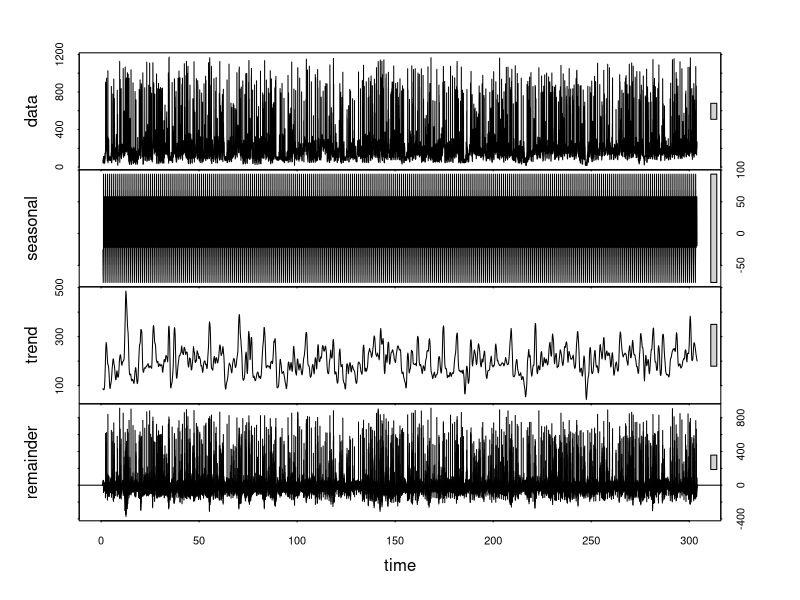
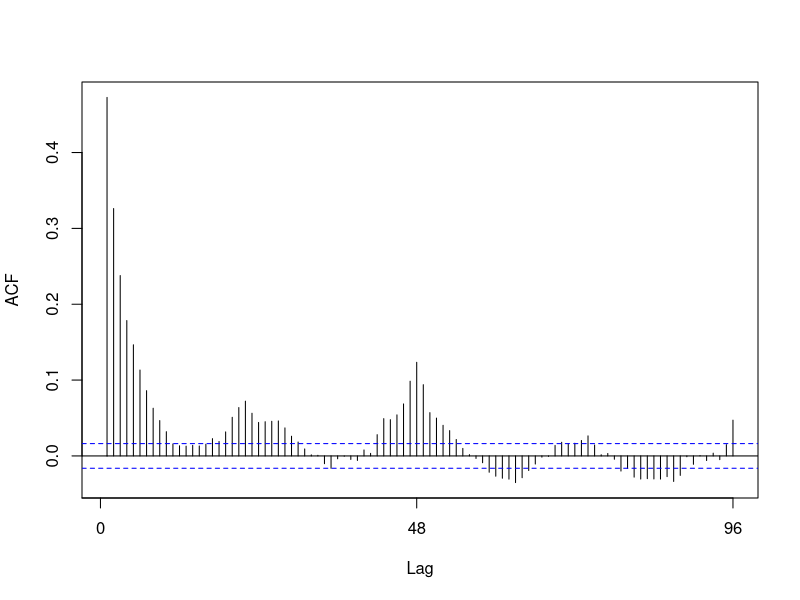
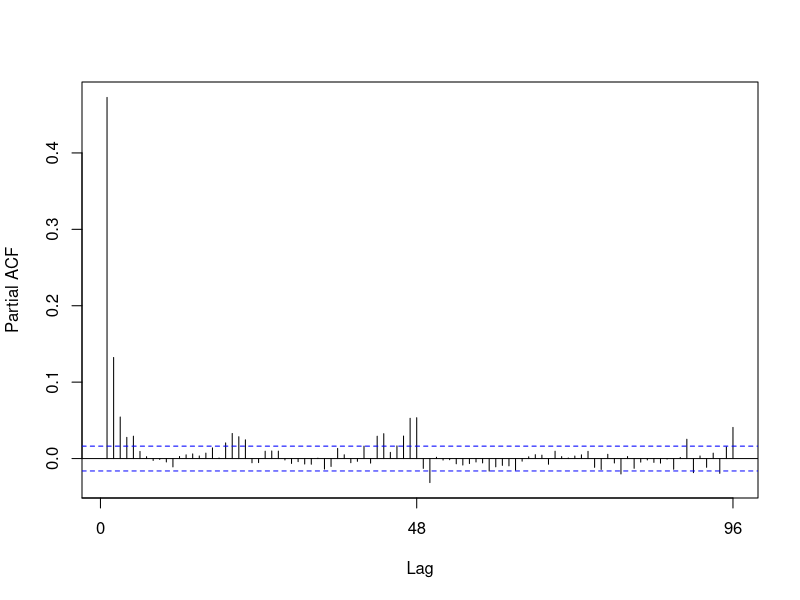
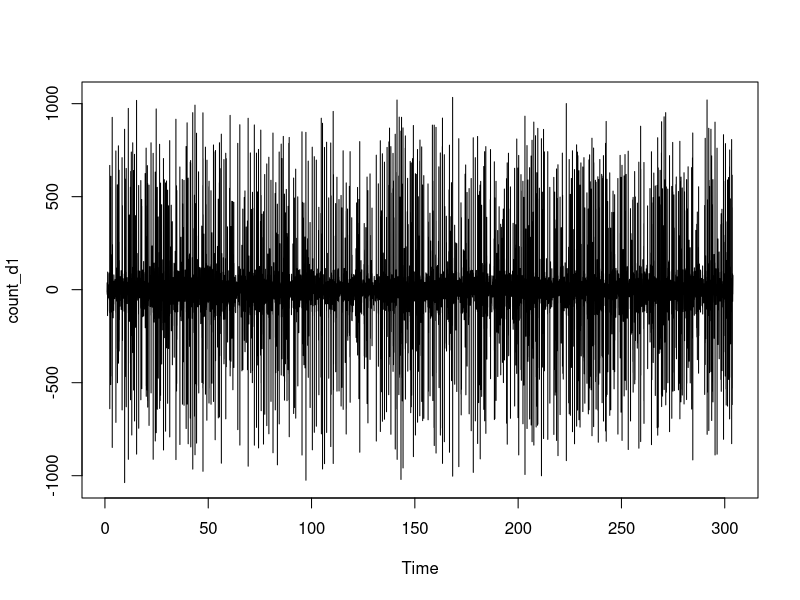
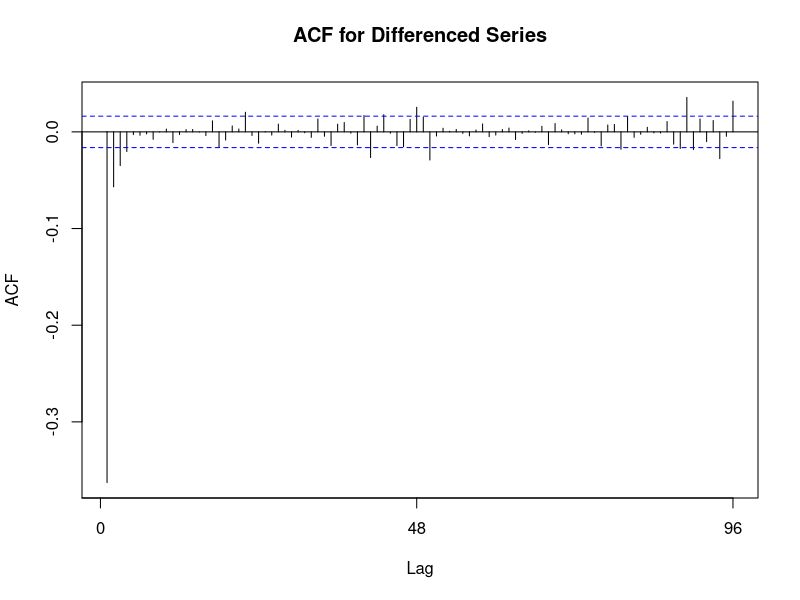
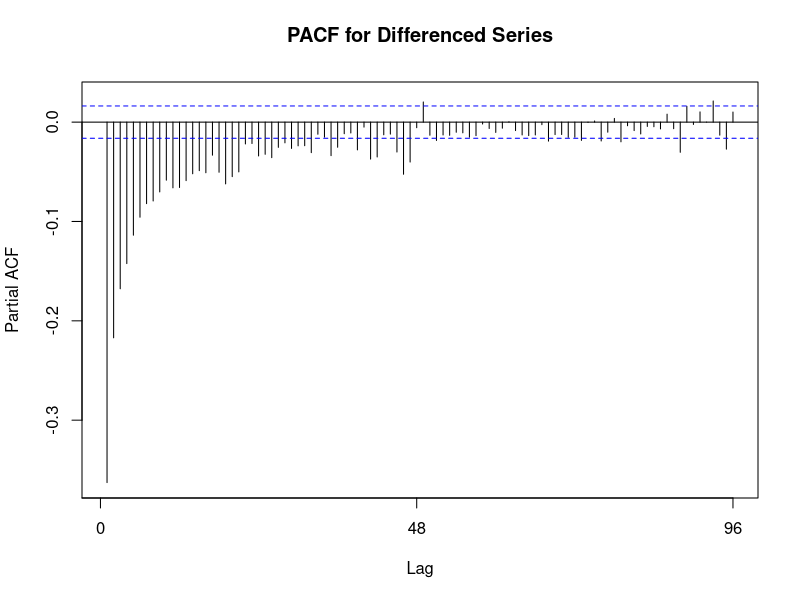
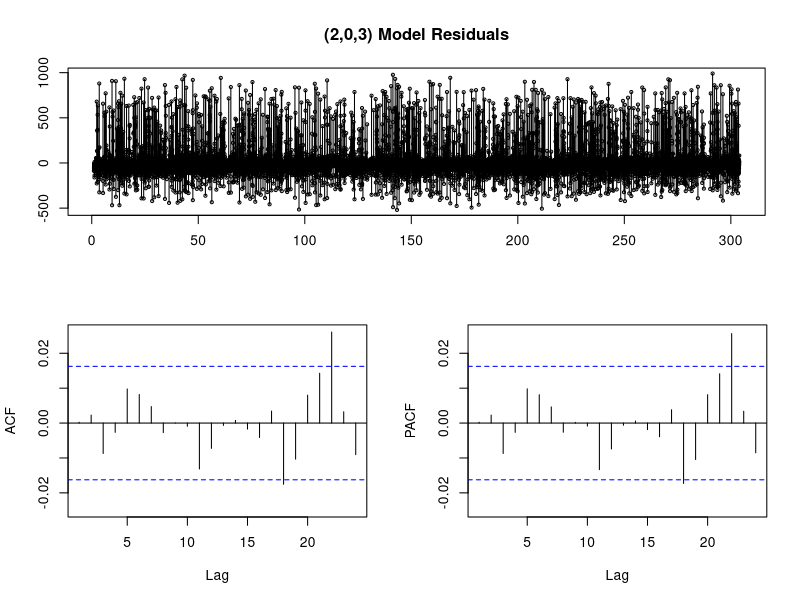
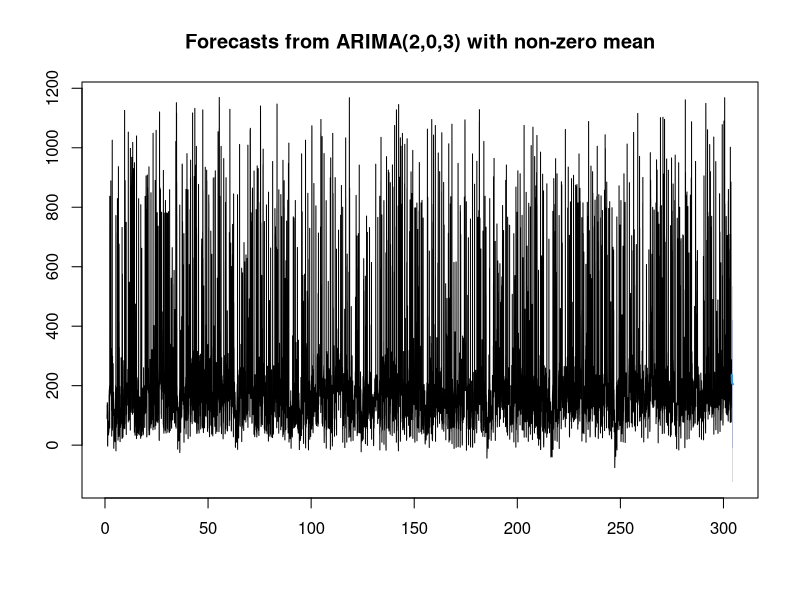

Recreate these plots in R, in order.
## ---- chunk 1
library(readr)
library(ggplot2)
library(forecast)
library(tseries)

## ---- chunk 2
processed_Apt2 <- read_csv("processed_Apt2.csv")
## ---- chunk 3
df = as.numeric(processed_Apt2$D0009)
## ---- chunk 4
count_ma = ts(na.omit(df), frequency=24*2)
decomp = stl(count_ma, s.window="periodic")
deseasonal_cnt <- seasadj(decomp)
plot(decomp)
## ---- chunk 5
adf.test(count_ma, alternative = "stationary")
## ---- chunk 6
Acf(count_ma, main='')
Pacf(count_ma, main='')
## ---- chunk 7
count_d1 = diff(deseasonal_cnt, differences = 1)
plot(count_d1)
adf.test(count_d1, alternative = "stationary")
## ---- chunk 8
Acf(count_d1, main='ACF for Differenced Series')
Pacf(count_d1, main='PACF for Differenced Series')
## ---- chunk 9
auto.arima(deseasonal_cnt, seasonal=FALSE)
## ---- chunk 10
fit<-auto.arima(deseasonal_cnt, seasonal=FALSE)
## ---- chunk 11
tsdisplay(residuals(fit), lag.max=24, main='(2,0,3) Model Residuals')
## ---- chunk 12
fcast <- forecast(fit, h=30)
## ---- chunk 13
plot(fcast)
